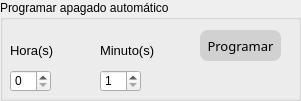
       <widget class="QGroupBox" name="Group_Selection_Starter_15">
        <property name="geometry">
         <rect>
          <x>310</x>
          <y>540</y>
          <width>301</width>
          <height>101</height>
         </rect>
        </property>
        <property name="styleSheet">
         <string notr="true">font: 63 10pt &quot;Bahnschrift SemiBold&quot;;</string>
        </property>
        <property name="title">
         <string>Programar apagado automático</string>
        </property>
        <widget class="QSpinBox" name="spinBox_Partitions_13">
         <property name="geometry">
          <rect>
           <x>10</x>
           <y>70</y>
           <width>41</width>
           <height>22</height>
          </rect>
         </property>
         <property name="minimum">
          <number>0</number>
         </property>
         <property name="maximum">
          <number>24</number>
         </property>
        </widget>
        <widget class="QLabel" name="label_Mod_Init_CTA_Min_6">
         <property name="geometry">
          <rect>
           <x>10</x>
           <y>40</y>
           <width>51</width>
           <height>20</height>
          </rect>
         </property>
         <property name="font">
          <font>
           <family>Leelawadee UI</family>
           <pointsize>10</pointsize>
           <weight>50</weight>
           <italic>false</italic>
           <bold>false</bold>
          </font>
         </property>
         <property name="styleSheet">
          <string notr="true">font: 10pt &quot;Leelawadee UI&quot;;</string>
         </property>
         <property name="text">
          <string>Hora(s)</string>
         </property>
        </widget>
        <widget class="QSpinBox" name="spinBox_Partitions_14">
         <property name="geometry">
          <rect>
           <x>100</x>
           <y>70</y>
           <width>41</width>
           <height>22</height>
          </rect>
         </property>
         <property name="minimum">
          <number>1</number>
         </property>
         <property name="maximum">
          <number>59</number>
         </property>
        </widget>
        <widget class="QLabel" name="label_Mod_Init_CTA_Min_7">
         <property name="geometry">
          <rect>
           <x>100</x>
           <y>40</y>
           <width>61</width>
           <height>20</height>
          </rect>
         </property>
         <property name="font">
          <font>
           <family>Leelawadee UI</family>
           <pointsize>10</pointsize>
           <weight>50</weight>
           <italic>false</italic>
           <bold>false</bold>
          </font>
         </property>
         <property name="styleSheet">
          <string notr="true">font: 10pt &quot;Leelawadee UI&quot;;</string>
         </property>
         <property name="text">
          <string>Minuto(s)</string>
         </property>
        </widget>
        <widget class="QPushButton" name="pushButton_Process_8">
         <property name="geometry">
          <rect>
           <x>200</x>
           <y>30</y>
           <width>81</width>
           <height>31</height>
          </rect>
         </property>
         <property name="font">
          <font>
           <family>Bahnschrift SemiBold</family>
           <pointsize>10</pointsize>
           <weight>7</weight>
           <italic>false</italic>
           <bold>false</bold>
          </font>
         </property>
         <property name="styleSheet">
          <string notr="true">QPushButton
{
	border-radius:8px;
	color: rgb(0, 0, 0);
	background-color: rgb(209, 209, 209);
}
QPushButton:Hover
{
	color: rgb(255, 255, 255);
	background-color: rgb(217, 16, 76);
}
QPushButton:pressed
{
	color: rgb(255, 255, 255);
	background-color: rgb(0, 0, 0);
}
</string>
         </property>
         <property name="text">
          <string>Programar</string>
         </property>
         <property name="default">
          <bool>false</bool>
         </property>
        </widget>
       </widget>
